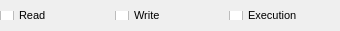
<?xml version="1.0" encoding="UTF-8"?>
<ui version="4.0">
 <class>PermissionsWidget</class>
 <widget class="QWidget" name="PermissionsWidget">
  <property name="geometry">
   <rect>
    <x>0</x>
    <y>0</y>
    <width>340</width>
    <height>31</height>
   </rect>
  </property>
  <property name="sizePolicy">
   <sizepolicy hsizetype="Fixed" vsizetype="Preferred">
    <horstretch>0</horstretch>
    <verstretch>0</verstretch>
   </sizepolicy>
  </property>
  <property name="minimumSize">
   <size>
    <width>254</width>
    <height>31</height>
   </size>
  </property>
  <property name="maximumSize">
   <size>
    <width>16777215</width>
    <height>16777215</height>
   </size>
  </property>
  <property name="windowTitle">
   <string/>
  </property>
  <property name="styleSheet">
   <string notr="true">QWidget
{
font-size: 11px;
font-family: &quot;HelveticaNeue-Light&quot;;
}
</string>
  </property>
  <layout class="QHBoxLayout" name="horizontalLayout">
   <property name="spacing">
    <number>15</number>
   </property>
   <property name="leftMargin">
    <number>0</number>
   </property>
   <item>
    <widget class="QCheckBox" name="cbRead">
     <property name="text">
      <string>Read</string>
     </property>
    </widget>
   </item>
   <item>
    <widget class="QCheckBox" name="cbWrite">
     <property name="text">
      <string>Write</string>
     </property>
    </widget>
   </item>
   <item>
    <widget class="QCheckBox" name="cbExecution">
     <property name="text">
      <string>Execution</string>
     </property>
    </widget>
   </item>
  </layout>
 </widget>
 <resources/>
 <connections/>
</ui>
